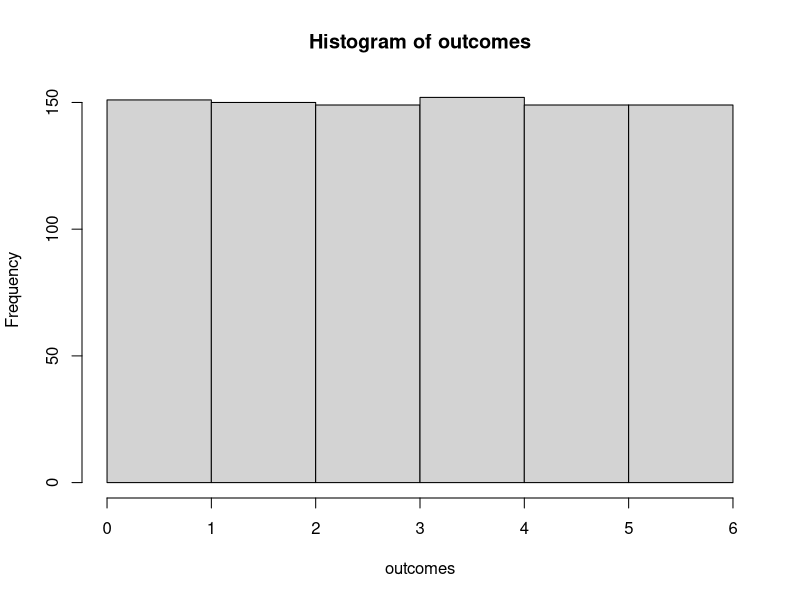
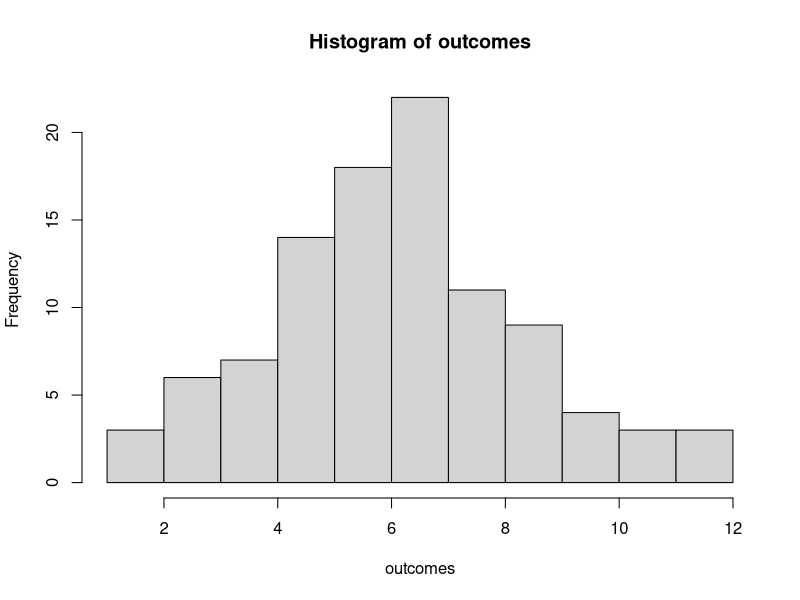
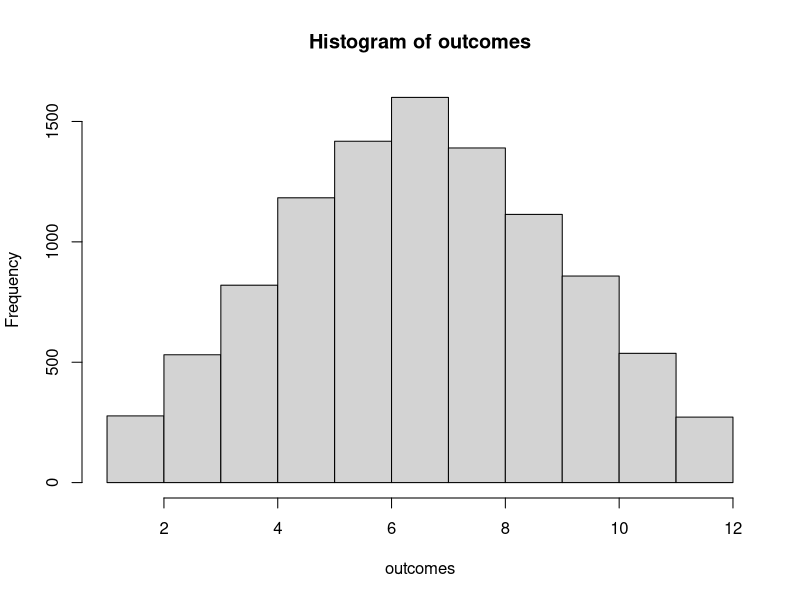

Write R code to recreate these figures, in order. (Note: this script raises an error after producing the figures.)
## ---- chunk 1
set.seed(100)
## ---- chunk 2
sides <- 1:6
tosses <- 900
outcomes <- sample(sides, tosses, replace = TRUE) # replace = TRUE is necessary to 
# tell the function that we accept that the same outcome may occur multiple times
print(outcomes)
## ---- chunk 3
hist(outcomes, breaks = 0:6)
## ---- chunk 4
dice <- 2
outcome <- sample(sides, dice, replace = TRUE) # replace = TRUE is necessary to 
# tell the function that we accept that the same outcome may occur multiple times
print(outcome)
## ---- chunk 5
outcome_sum <- sum(outcome)
print(outcome_sum)
## ---- chunk 6
set.seed(1082)
## ---- chunk 7
n_replications <- 100
outcomes <- replicate(n = n_replications, expr = sum(sample(sides, dice, replace = TRUE)))
print(outcomes)
## ---- chunk 8
hist(outcomes, breaks = 1:12)
## ---- chunk 9
n_replications <- 10000
outcomes <- replicate(n = n_replications, expr = sum(sample(sides, dice, replace = TRUE)))
hist(outcomes, breaks = 1:12)
## ---- chunk 10
shapiro.test(data$scores)
shapiro.test(data_highschool$scores)
